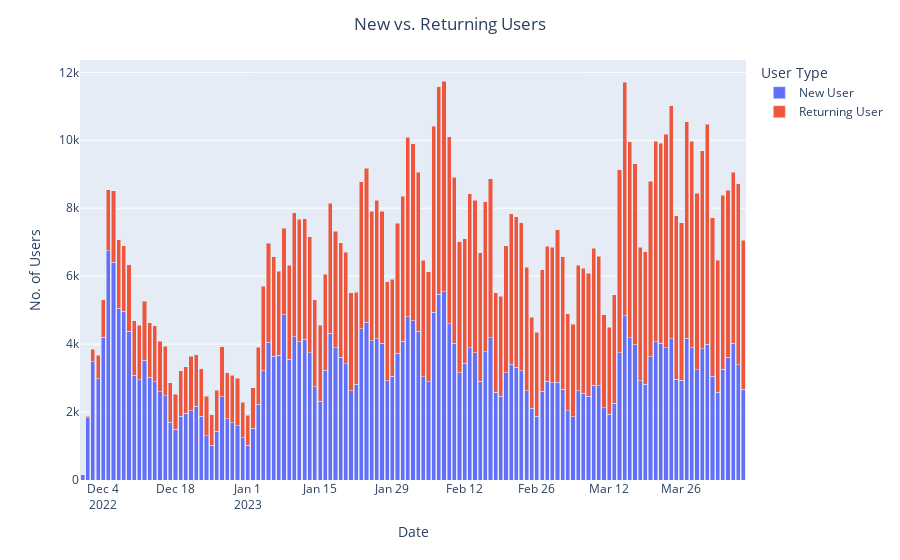

Write notebook code for a chart like this one.
### Code cell
#Dataframe with values in new_user column replaced by describing strings
df_vis = grouped_df.set_index('date').replace({'new_user': {False: 'Returning User',True: 'New User'}})

# Resample df by day and user type, counting unique no of users
df_resampled = df_vis.groupby([pd.Grouper(freq='D'), 'new_user'])['usr_userid'].nunique().reset_index()

# Create barbplot with x on date, count of usr id on y and colors set based on new_user 
fig = px.bar(df_resampled, x='date', y='usr_userid', color='new_user', barmode='stack', hover_name='usr_userid', template='plotly')

fig.update_traces(mode='lines', line=dict(color='black', width=2), selector=dict(type='scatter'))

#Set title for plot, and axes 
fig.update_layout(title='New vs. Returning Users', 
                  title_x=0.5,
                  xaxis_title='Date', 
                  yaxis_title='No. of Users',
                  legend_title_text= "User Type")

fig.show()
